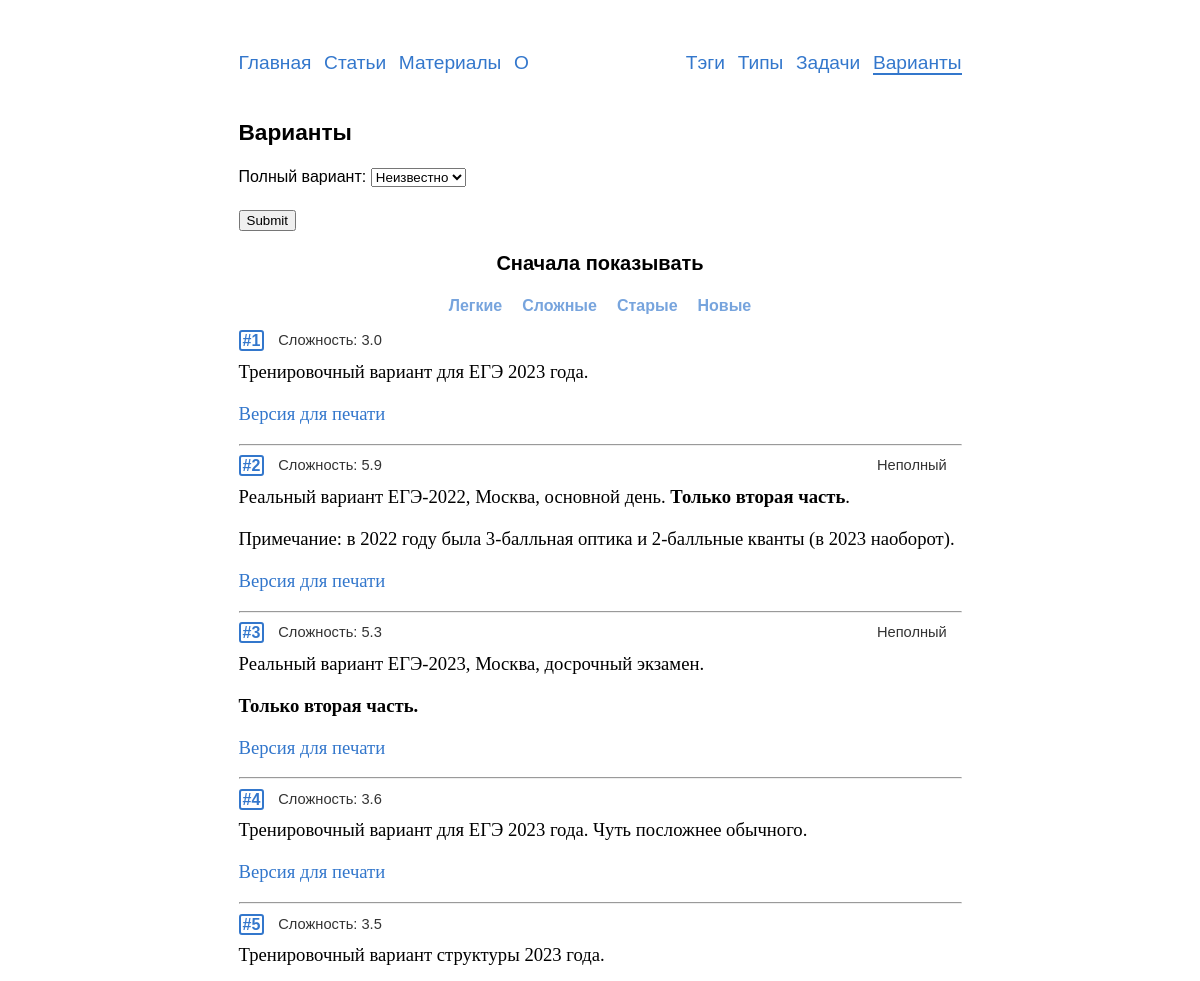
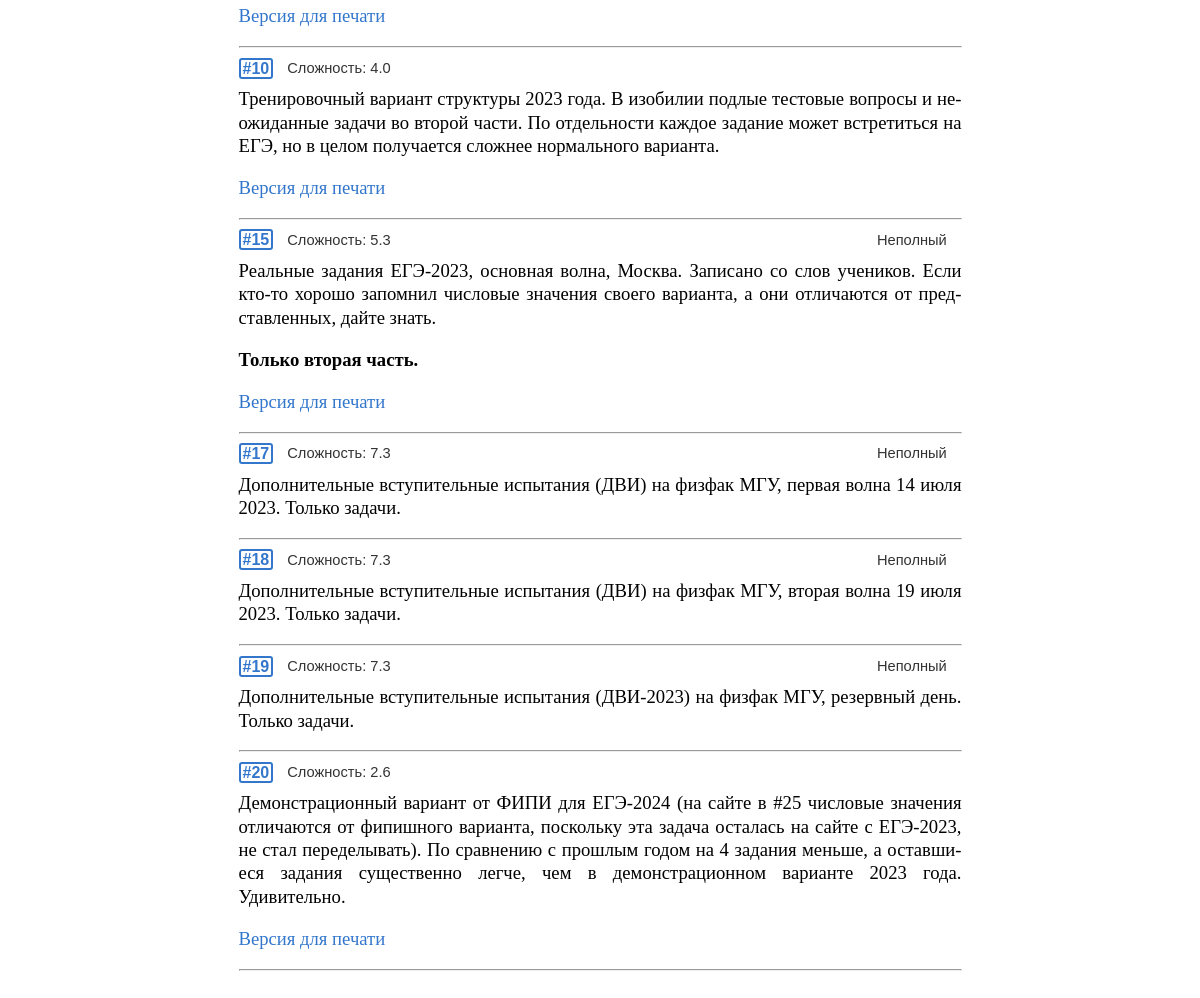
Page /variants/ on the committed database (2 pictures, top to bottom).
### variants/models.py (models this page shows, shortened)
class Variant(models.Model):
    objects = VariantManager()
    problems = SortedManyToManyField(Problem,
                                     verbose_name='задачи')
    text = models.TextField('комментарии', blank=True, null=True)
    complexity = models.FloatField('сложность', blank=True, default=0)
    is_full = models.BooleanField('полный вариант', default=True)
    show_answers = models.BooleanField('показать решения', default=True)
    date = models.DateField('дата добавления', auto_now_add=True)
    answer_slug = models.SlugField('slug для получения ответов',
                                   max_length=4, unique=False,
                                   blank=True, default='',
                                   validators=[validate_answer_slug])
    is_published = models.BooleanField('показывать в списке вариантов',
                                       default=True)
    class Meta:
        verbose_name = 'вариант'
        verbose_name_plural = 'варианты'
        default_related_name = 'variants'
    def get_absolute_url(self):
        return reverse('variants:detail', kwargs={'pk': self.pk})

### variants/views.py (the view, shortened to what this page needs)
# urls.py: path('', views.VariantsView.as_view(), name='list'),
class VariantsView(ListView):
    model = Variant
    template_name = 'variants/variants_list.html'
    context_object_name = 'variants'
    paginate_by = 30
    filter = VariantFilter
    def get_queryset(self):
        queryset = Variant.objects.list()
        pars = self.request.GET
        if 'order_by' in pars.keys() and pars['order_by'] in ('complexity',
                                                              'id',
                                                              '-complexity',
                                                              '-id'):
            order_by = self.request.GET['order_by']
        else:
            order_by = 'id'
        self.filterset = self.filter(self.request.GET, queryset=queryset)
        return self.filterset.qs.order_by(order_by)
    def get_context_data(self, **kwargs):
        data = super().get_context_data(**kwargs)
        data['filter'] = VariantFilter(self.request.GET)
        data['title'] = 'Варианты'
        return data

### problems/templatetags/markdown_extras.py (called while the page is built)
@register.filter()
@stringfilter
def markdown(value):
    return md.markdown(value, extensions=['markdown.extensions.fenced_code',
                                          'tables',
                                          'toc',
                                          'footnotes'])

### problems/templatetags/save_parameters.py (called while the page is built)
@register.simple_tag(takes_context=True)
def param_save(context, **kwargs):
    answ = context['request'].GET.copy()
    for param, value in kwargs.items():
        answ[param] = value
    for param in [param for param, value in answ.items() if not value]:
        del answ[param]
    return answ.urlencode()

### variants/managers.py (called while the page is built)
    def list(self):
        return (
            self.get_queryset()
                .only('id', 'complexity', 'text', 'is_full')
                .filter(is_published=True)
        )

### templates/variants/variants_list.html (shortened to what this page needs)
{% extends "base.html" %}
{% load markdown_extras %}
{% load save_parameters %}
{% load static %}
{% block content %}
  <h2>{{title}}</h2>
  <form method="get" class="no-print">
    {{ filter.form.as_p }}
    <input type="submit" />
  </form>
  <div class=center-flex><h3>Сначала показывать</h3></div>
  <div class="center-flex mb10 mt-5 sans fs12">
    <a class='var-sort{% if "=complexity" in request.get_full_path %} current {% endif %}' href="?{% param_save order_by="complexity" %}">Легкие</a>
    <a class='var-sort{% if "=-complexity" in request.get_full_path %} current {% endif %}' href="?{% param_save order_by="-complexity" %}">Сложные</a>
    <a class='var-sort{% if "=id" in request.get_full_path %} current {% endif %}' href="?{% param_save order_by="id" %}">Старые</a>
    <a class='var-sort{% if "=-id" in request.get_full_path %} current {% endif %}' href="?{% param_save order_by="-id" %}">Новые</a>
  </div>
  {% for variant in page_obj %}
    <div class="rel">
      <div class="var-id-in-list">
        <a href="{{variant.get_absolute_url}}"><b class='id-number'>#{{variant.id}}</b></a>
        <span class="compl">Сложность: {{variant.complexity}}</span>&nbsp;
        <span class="compl no-solution">{% if not variant.is_full %}Неполный{% endif %}</span>
      </div>
      <div>{{variant.text|markdown|safe}}</div>
    </div><hr>
    {% empty %}
    <p>Ничего не нашлось {{":("}}</p>
    <p>Попробуйте другой фильтр.</p>
  {% endfor %}
{% endblock %}

### static/css/style.css (style rules this page uses)
html { overflow-y: scroll; }
body { -webkit-hyphens: auto; -moz-hyphens: auto; -ms-hyphens: auto; hyphens: auto; margin: 0px auto; width: 723px; max-width: 100%; font-family: 'Times New Roman', Times, serif; text-align: justify; font-size: 14pt; line-height: 17.5pt; margin-bottom:12ex; }
.sans { font-family: Tahoma, Arial, sans-serif; }
h1, h2, h3, h4, h5, h6 { text-align: left; font-family: Tahoma, Arial, sans-serif; }
h2 { font-size:17pt; line-height: 21pt; }
h3 { font-size:15pt; line-height: 19pt; }
.id-number { border: 2px solid #3377cc; border-radius: 3px; padding: 0px 2px 0px 2px; font-family: Tahoma, Arial, sans-serif; font-size:12pt; }
.rel { position: relative; }
div.rel:has(div.var-id-in-list) { min-height:3ex; }
.var-id-in-list { margin-bottom:-10px; display: flex; flex-wrap: wrap; align-items: center; line-height: 15pt; }
.compl { margin-right:1.9ex; font-size: 11pt; font-family: Arial; color: #333333; -webkit-hyphens: none; -moz-hyphens: none; -ms-hyphens: none; hyphens: none; }
.no-solution { margin-left:auto; order:2; }
.id-in-list .compl:first-of-type, .var-id-in-list .compl:first-of-type { margin-left:1.8ex; }
a { text-decoration: none; color: #3377cc; }
label { font-family: Tahoma, Arial, sans-serif; font-size: 12pt; }
.fs12 { font-size: 12pt; }
.mt-5 { margin-top:-5px; }
.mb10 { margin-bottom:10px; }
.center-flex { display: flex; flex-wrap: wrap; justify-content: center; }
.var-sort { display: inline-block; border-radius: 3px; font-weight:900; line-height:inherit; padding: 2px 10px 3px; color: #3377ccaa; background-color: white; }

### rows in the picture
Variant: id "1", complexity "3.0", text "Тренировочный вариант для ЕГЭ 2023 года. Версия для печати"
Variant: id "2", complexity "5.9", is_full "Неполный", text "Реальный вариант ЕГЭ-2022, Москва, основной день. Только вторая часть . Примечание: в 2022 году была 3-балльная оптика и 2-балльные кванты (в 2023 наоборот). Версия для печати"
Variant: id "3", complexity "5.3", is_full "Неполный", text "Реальный вариант ЕГЭ-2023, Москва, досрочный экзамен. Только вторая часть. Версия для печати"
Variant: id "4", complexity "3.6", text "Тренировочный вариант для ЕГЭ 2023 года. Чуть посложнее обычного. Версия для печати"
Variant: id "5", complexity "3.5", text "Тренировочный вариант структуры 2023 года. Версия для печати"
Variant: id "10", complexity "4.0", text "Тренировочный вариант структуры 2023 года. В изобилии подлые тестовые вопросы и неожиданные задачи во второй части. По отдельности каждое задание может встретиться на ЕГЭ, но в целом получается сложнее нормального варианта. Версия для печати"
Variant: id "15", complexity "5.3", is_full "Неполный", text "Реальные задания ЕГЭ-2023, основная волна, Москва. Записано со слов учеников. Если кто-то хорошо запомнил числовые значения своего варианта, а они отличаются от представленных, дайте знать. Только вторая часть. Версия для печати"
Variant: id "17", complexity "7.3", is_full "Неполный", text "Дополнительные вступительные испытания (ДВИ) на физфак МГУ, первая волна 14 июля 2023. Только задачи."
Variant: id "18", complexity "7.3", is_full "Неполный", text "Дополнительные вступительные испытания (ДВИ) на физфак МГУ, вторая волна 19 июля 2023. Только задачи."
Variant: id "19", complexity "7.3", is_full "Неполный", text "Дополнительные вступительные испытания (ДВИ-2023) на физфак МГУ, резервный день. Только задачи."
Variant: id "20", complexity "2.6", text "Демонстрационный вариант от ФИПИ для ЕГЭ-2024 (на сайте в #25 числовые значения отличаются от фипишного варианта, поскольку эта задача осталась на сайте с ЕГЭ-2023, не стал переделывать). По сравнению с прошлым годом на 4 задания меньше, а оставшиеся задания существенно легче, чем в демонстрационном варианте 2023 года. Удивительно. Версия для печати"

### other values in the picture
{{ title }} "Варианты"
